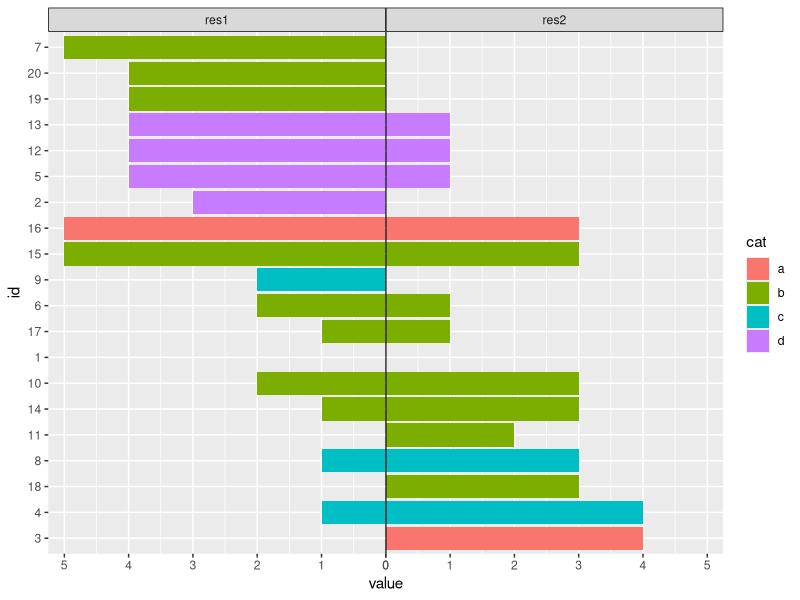

The R script that drew this image:
library(ggplot2)
library(tibble)
library(forcats)
library(dplyr, warn.conflicts = FALSE)
library(tidyr)

set.seed(1)

dframe <- tibble(id = 1:20, 
                 res1 = sample(0:5, 20, replace = TRUE), 
                 res2 = sample(0:4, 20, replace = TRUE), 
                 diff = res1-res2,
                 cat = sample(c("a", "b", "c", "d"), 20, replace = TRUE))

dframe <- mutate(dframe, 
                 id = as.factor(id),
                 id = fct_reorder(id, diff),
                 res1 = -res1)

dframe <- gather(dframe, result_name, value, res1, res2)

breaks <- -6:6
names(breaks) <- abs(breaks)

expand_data <- data.frame(result_name = c("res1", "res2"),
                          value = c(-5, 5))

ggplot(dframe) +
  geom_col(aes(x = id, y = value, fill = cat)) +
  geom_hline(yintercept = 0, colour = "black") +
  geom_blank(aes(y = value * 1.05), expand_data) +
  coord_flip() +
  facet_grid(~ result_name, scales = "free_x") +
  scale_y_continuous(breaks = breaks, labels = names(breaks), 
                     expand = c(0, 0)) +
  theme(panel.spacing.x = unit(0, "pt"), 
        strip.background = element_rect(colour = "black"))